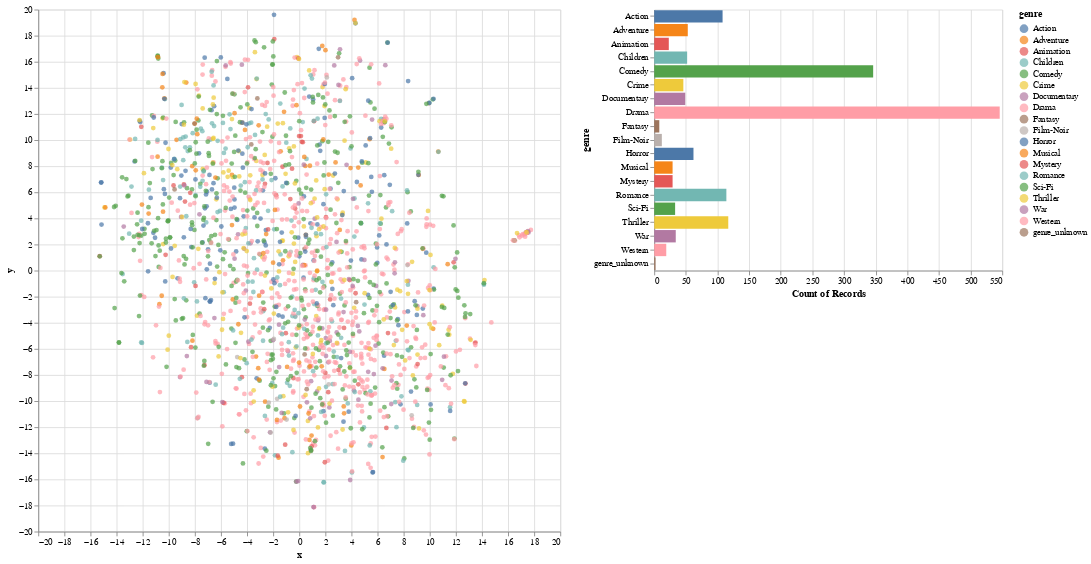

Notebook source saved alongside this figure:
### Markdown cell above
###***Embedding visualization***
Since it is hard to visualize embeddings in a higher-dimensional space (when the embedding dimension $k > 3$), one approach is to project the embeddings to a lower dimensional space. T-SNE (T-distributed Stochastic Neighbor Embedding) is an algorithm that projects the embeddings while attempting to preserve their pariwise distances. It can be useful for visualization, but one should use it with care. For more information on using t-SNE, see [How to Use t-SNE Effectively](https://distill.pub/2016/misread-tsne/).

### Code cell
tsne_movie_embeddings(model_lowinit)

### Figure 1 — Vega-Lite specification as saved in the notebook (floating-point values rounded to 4 significant figures; data arrays with more than 128 entries replaced by an {"elided": "..."} marker saying what was removed)
{"config": {"view": {"continuousWidth": 400, "continuousHeight": 300}}, "hconcat": [{"layer": [{"mark": "circle", "encoding": {"color": {"condition": {"field": "genre", "type": "nominal", "selection": "selector002"}, "value": "whitesmoke"}, "x": {"field": "x", "type": "quantitative"}, "y": {"field": "y", "type": "quantitative"}}, "height": 600, "selection": {"selector008": {"type": "single", "encodings": ["x", "y"], "on": "mouseover", "nearest": true, "empty": "none"}}, "width": 600}, {"mark": {"type": "text", "align": "left", "dx": 5, "dy": -5}, "encoding": {"text": {"condition": {"field": "title", "type": "nominal", "selection": "selector008"}, "value": ""}, "x": {"field": "x", "type": "quantitative"}, "y": {"field": "y", "type": "quantitative"}}}]}, {"mark": "bar", "encoding": {"color": {"condition": {"field": "genre", "type": "nominal", "selection": "selector002"}, "value": "lightgray"}, "x": {"aggregate": "count", "type": "quantitative"}, "y": {"field": "genre", "type": "nominal"}}, "height": 300, "selection": {"selector002": {"type": "multi", "fields": ["genre"]}}}], "data": {"name": "data-cb1d499cb1dc299c8d60947bdc393968"}, "$schema": "https://vega.github.io/schema/vega-lite/v4.17.0.json", "datasets": {"data-cb1d499cb1dc299c8d60947bdc393968": {"elided": "1682 records"}}}
